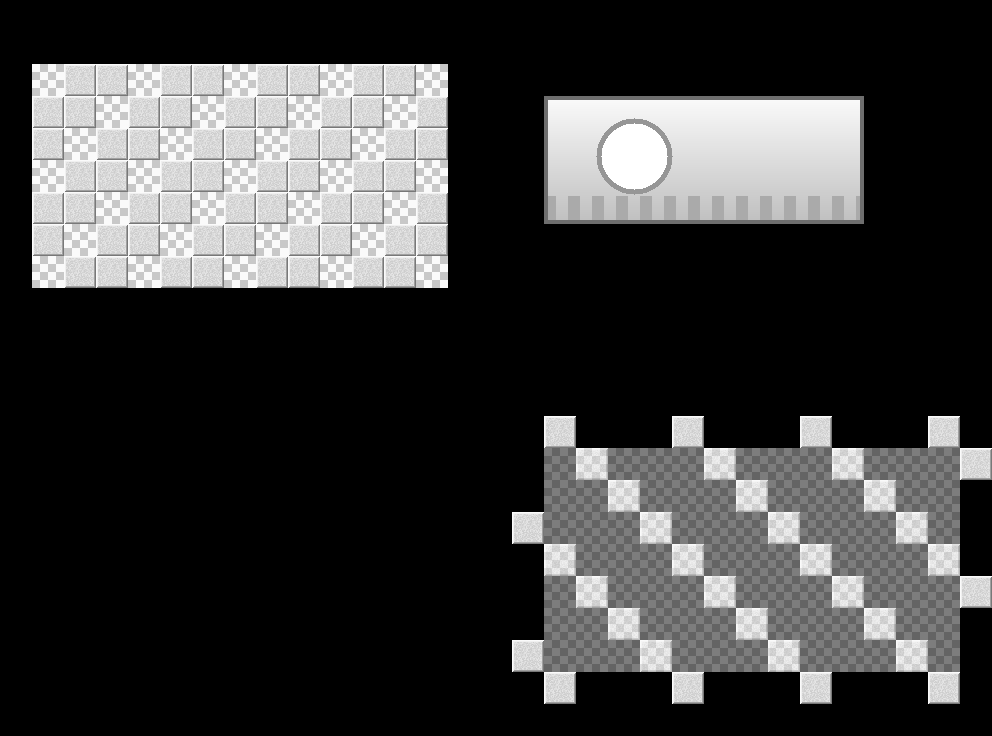

This is a level from a 2D game, rendered from its Tiled map with the project's own tilesets. A one-line summary and the complete map file follow:
An orthogonal 31x23 tile map with 32x32 px tiles, 3 tile layers (tiles, backdrop, group tiles), 2 tilesets, 1 image layer and 22 objects (rectangle, ellipse, text).

<map version="1.0" orientation="orthogonal" renderorder="right-down" width="31" height="23" tilewidth="32" tileheight="32" infinite="0" nextlayerid="9" nextobjectid="38">
 <tileset firstgid="1" name="tiles" tilewidth="32" tileheight="32" tilecount="2" columns="2">
  <image source="images/tiles.png" width="64" height="32" />
 </tileset>
 <tileset firstgid="3" source="tileset_house.tsx" />
 <layer id="1" name="tiles" width="31" height="23" tintcolor="#ffc080">
  <data encoding="csv">
0,0,0,0,0,0,0,0,0,0,0,0,0,0,0,0,0,0,0,0,0,0,0,0,0,0,0,0,0,0,0,
0,0,0,0,0,0,0,0,0,0,0,0,0,0,0,0,0,0,0,0,0,0,0,0,0,0,0,0,0,0,0,
0,2,1,1,2,1,1,2,1,1,2,1,1,2,0,0,0,0,0,0,0,0,0,0,0,0,0,0,0,0,0,
0,1,1,2,1,1,2,1,1,2,1,1,2,1,0,0,0,0,0,0,0,0,0,0,0,0,0,0,0,0,0,
0,1,2,1,1,2,1,1,2,1,1,2,1,1,0,0,0,0,0,0,0,0,0,0,0,0,0,0,0,0,0,
0,2,1,1,2,1,1,2,1,1,2,1,1,2,0,0,0,0,0,0,0,0,0,0,0,0,0,0,0,0,0,
0,1,1,2,1,1,2,1,1,2,1,1,2,1,0,0,0,0,0,0,0,0,0,0,0,0,0,0,0,0,0,
0,1,2,1,1,2,1,1,2,1,1,2,1,1,0,0,0,0,0,0,0,0,0,0,0,0,0,0,0,0,0,
0,2,1,1,2,1,1,2,1,1,2,1,1,2,0,0,0,0,0,0,0,0,0,0,0,0,0,0,0,0,0,
0,0,0,0,0,0,0,0,0,0,0,0,0,0,0,0,0,0,0,0,0,0,0,0,0,0,0,0,0,0,0,
0,0,0,0,0,0,0,0,0,0,0,0,0,0,0,0,0,0,0,0,0,0,0,0,0,0,0,0,0,0,0,
0,0,0,0,0,0,0,0,0,0,0,0,0,0,0,0,0,0,0,0,0,0,0,0,0,0,0,0,0,0,0,
0,0,0,0,0,0,0,0,0,0,0,0,0,0,0,0,0,0,0,0,0,0,0,0,0,0,0,0,0,0,0,
0,0,0,0,0,0,0,0,0,0,0,0,0,0,0,0,0,0,0,0,0,0,0,0,0,0,0,0,0,0,0,
0,0,0,0,0,0,0,0,0,0,0,0,0,0,0,0,0,0,0,0,0,0,0,0,0,0,0,0,0,0,0,
0,0,0,0,0,0,0,0,0,0,0,0,0,0,0,0,0,0,0,0,0,0,0,0,0,0,0,0,0,0,0,
0,0,0,0,0,0,0,0,0,0,0,0,0,0,0,0,0,0,0,0,0,0,0,0,0,0,0,0,0,0,0,
0,0,0,0,0,0,0,0,0,0,0,0,0,0,0,0,0,0,0,0,0,0,0,0,0,0,0,0,0,0,0,
0,0,0,0,0,0,0,0,0,0,0,0,0,0,0,0,0,0,0,0,0,0,0,0,0,0,0,0,0,0,0,
0,0,0,0,0,0,0,0,0,0,0,0,0,0,0,0,0,0,0,0,0,0,0,0,0,0,0,0,0,0,0,
0,0,0,0,0,0,0,0,0,0,0,0,0,0,0,0,0,0,0,0,0,0,0,0,0,0,0,0,0,0,0,
0,0,0,0,0,0,0,0,0,0,0,0,0,0,0,0,0,0,0,0,0,0,0,0,0,0,0,0,0,0,0,
0,0,0,0,0,0,0,0,0,0,0,0,0,0,0,0,0,0,0,0,0,0,0,0,0,0,0,0,0,0,0
</data>
 </layer>
 <imagelayer id="2" name="banner" offsetx="544" offsety="96" tintcolor="#80ffc0">
  <image source="images/banner.png" width="320" height="128" />
 </imagelayer>
 <objectgroup id="3" name="houses" tintcolor="#c0a0ff">
  <object id="10" gid="3" x="64" y="480" width="32" height="32" />
  <object id="11" gid="4" x="96" y="480" width="32" height="32" />
  <object id="12" gid="5" x="128" y="480" width="32" height="32" />
  <object id="15" gid="8" x="64" y="512" width="32" height="32" />
  <object id="16" gid="9" x="96" y="512" width="32" height="32" />
  <object id="17" gid="10" x="128" y="512" width="32" height="32" />
  <object id="20" gid="1" x="288" y="512" width="32" height="32" />
  <object id="21" gid="2" x="320" y="512" width="32" height="32" />
  <object id="22" gid="1" x="352" y="512" width="32" height="32" />
  <object id="23" gid="2" x="384" y="512" width="32" height="32" />
  <object id="24" gid="2" x="288" y="544" width="32" height="32" />
  <object id="25" gid="1" x="320" y="544" width="32" height="32" />
  <object id="26" gid="2" x="352" y="544" width="32" height="32" />
  <object id="27" gid="1" x="384" y="544" width="32" height="32" />
 </objectgroup>
 <layer id="4" name="backdrop" width="31" height="23">
  <data encoding="csv">
0,0,0,0,0,0,0,0,0,0,0,0,0,0,0,0,0,0,0,0,0,0,0,0,0,0,0,0,0,0,0,
0,0,0,0,0,0,0,0,0,0,0,0,0,0,0,0,0,0,0,0,0,0,0,0,0,0,0,0,0,0,0,
0,0,0,0,0,0,0,0,0,0,0,0,0,0,0,0,0,0,0,0,0,0,0,0,0,0,0,0,0,0,0,
0,0,0,0,0,0,0,0,0,0,0,0,0,0,0,0,0,0,0,0,0,0,0,0,0,0,0,0,0,0,0,
0,0,0,0,0,0,0,0,0,0,0,0,0,0,0,0,0,0,0,0,0,0,0,0,0,0,0,0,0,0,0,
0,0,0,0,0,0,0,0,0,0,0,0,0,0,0,0,0,0,0,0,0,0,0,0,0,0,0,0,0,0,0,
0,0,0,0,0,0,0,0,0,0,0,0,0,0,0,0,0,0,0,0,0,0,0,0,0,0,0,0,0,0,0,
0,0,0,0,0,0,0,0,0,0,0,0,0,0,0,0,0,0,0,0,0,0,0,0,0,0,0,0,0,0,0,
0,0,0,0,0,0,0,0,0,0,0,0,0,0,0,0,0,0,0,0,0,0,0,0,0,0,0,0,0,0,0,
0,0,0,0,0,0,0,0,0,0,0,0,0,0,0,0,0,0,0,0,0,0,0,0,0,0,0,0,0,0,0,
0,0,0,0,0,0,0,0,0,0,0,0,0,0,0,0,0,0,0,0,0,0,0,0,0,0,0,0,0,0,0,
0,0,0,0,0,0,0,0,0,0,0,0,0,0,0,0,0,0,0,0,0,0,0,0,0,0,0,0,0,0,0,
0,0,0,0,0,0,0,0,0,0,0,0,0,0,0,0,0,0,0,0,0,0,0,0,0,0,0,0,0,0,0,
0,0,0,0,0,0,0,0,0,0,0,0,0,0,0,0,0,1,0,0,0,1,0,0,0,1,0,0,0,1,0,
0,0,0,0,0,0,0,0,0,0,0,0,0,0,0,0,0,0,1,0,0,0,1,0,0,0,1,0,0,0,1,
0,0,0,0,0,0,0,0,0,0,0,0,0,0,0,0,0,0,0,1,0,0,0,1,0,0,0,1,0,0,0,
0,0,0,0,0,0,0,0,0,0,0,0,0,0,0,0,1,0,0,0,1,0,0,0,1,0,0,0,1,0,0,
0,0,0,0,0,0,0,0,0,0,0,0,0,0,0,0,0,1,0,0,0,1,0,0,0,1,0,0,0,1,0,
0,0,0,0,0,0,0,0,0,0,0,0,0,0,0,0,0,0,1,0,0,0,1,0,0,0,1,0,0,0,1,
0,0,0,0,0,0,0,0,0,0,0,0,0,0,0,0,0,0,0,1,0,0,0,1,0,0,0,1,0,0,0,
0,0,0,0,0,0,0,0,0,0,0,0,0,0,0,0,1,0,0,0,1,0,0,0,1,0,0,0,1,0,0,
0,0,0,0,0,0,0,0,0,0,0,0,0,0,0,0,0,1,0,0,0,1,0,0,0,1,0,0,0,1,0,
0,0,0,0,0,0,0,0,0,0,0,0,0,0,0,0,0,0,0,0,0,0,0,0,0,0,0,0,0,0,0
</data>
 </layer>
 <group id="5" name="group" opacity="0.5" tintcolor="#80c0ff">
  <layer id="6" name="group tiles" width="31" height="23">
   <data encoding="csv">
0,0,0,0,0,0,0,0,0,0,0,0,0,0,0,0,0,0,0,0,0,0,0,0,0,0,0,0,0,0,0,
0,0,0,0,0,0,0,0,0,0,0,0,0,0,0,0,0,0,0,0,0,0,0,0,0,0,0,0,0,0,0,
0,0,0,0,0,0,0,0,0,0,0,0,0,0,0,0,0,0,0,0,0,0,0,0,0,0,0,0,0,0,0,
0,0,0,0,0,0,0,0,0,0,0,0,0,0,0,0,0,0,0,0,0,0,0,0,0,0,0,0,0,0,0,
0,0,0,0,0,0,0,0,0,0,0,0,0,0,0,0,0,0,0,0,0,0,0,0,0,0,0,0,0,0,0,
0,0,0,0,0,0,0,0,0,0,0,0,0,0,0,0,0,0,0,0,0,0,0,0,0,0,0,0,0,0,0,
0,0,0,0,0,0,0,0,0,0,0,0,0,0,0,0,0,0,0,0,0,0,0,0,0,0,0,0,0,0,0,
0,0,0,0,0,0,0,0,0,0,0,0,0,0,0,0,0,0,0,0,0,0,0,0,0,0,0,0,0,0,0,
0,0,0,0,0,0,0,0,0,0,0,0,0,0,0,0,0,0,0,0,0,0,0,0,0,0,0,0,0,0,0,
0,0,0,0,0,0,0,0,0,0,0,0,0,0,0,0,0,0,0,0,0,0,0,0,0,0,0,0,0,0,0,
0,0,0,0,0,0,0,0,0,0,0,0,0,0,0,0,0,0,0,0,0,0,0,0,0,0,0,0,0,0,0,
0,0,0,0,0,0,0,0,0,0,0,0,0,0,0,0,0,0,0,0,0,0,0,0,0,0,0,0,0,0,0,
0,0,0,0,0,0,0,0,0,0,0,0,0,0,0,0,0,0,0,0,0,0,0,0,0,0,0,0,0,0,0,
0,0,0,0,0,0,0,0,0,0,0,0,0,0,0,0,0,0,0,0,0,0,0,0,0,0,0,0,0,0,0,
0,0,0,0,0,0,0,0,0,0,0,0,0,0,0,0,0,2,2,2,2,2,2,2,2,2,2,2,2,2,0,
0,0,0,0,0,0,0,0,0,0,0,0,0,0,0,0,0,2,2,2,2,2,2,2,2,2,2,2,2,2,0,
0,0,0,0,0,0,0,0,0,0,0,0,0,0,0,0,0,2,2,2,2,2,2,2,2,2,2,2,2,2,0,
0,0,0,0,0,0,0,0,0,0,0,0,0,0,0,0,0,2,2,2,2,2,2,2,2,2,2,2,2,2,0,
0,0,0,0,0,0,0,0,0,0,0,0,0,0,0,0,0,2,2,2,2,2,2,2,2,2,2,2,2,2,0,
0,0,0,0,0,0,0,0,0,0,0,0,0,0,0,0,0,2,2,2,2,2,2,2,2,2,2,2,2,2,0,
0,0,0,0,0,0,0,0,0,0,0,0,0,0,0,0,0,2,2,2,2,2,2,2,2,2,2,2,2,2,0,
0,0,0,0,0,0,0,0,0,0,0,0,0,0,0,0,0,0,0,0,0,0,0,0,0,0,0,0,0,0,0,
0,0,0,0,0,0,0,0,0,0,0,0,0,0,0,0,0,0,0,0,0,0,0,0,0,0,0,0,0,0,0
</data>
  </layer>
  <objectgroup id="7" name="group shapes" color="#ffffff00">
   <object id="1" name="rectangle" x="576" y="480" width="128" height="96">
    <properties><property name="line_width" type="float" value="4" /></properties>
   </object>
   <object id="2" name="ellipse" x="752" y="480" width="160" height="96">
    <properties><property name="line_width" type="float" value="4" /></properties>
    <ellipse />
   </object>
   <object id="3" name="text" x="576" y="608" width="352" height="24">
    <text fontfamily="Sans" pixelsize="20" color="#ffffff00">Shapes and text: opacity only</text>
   </object>
  </objectgroup>
 </group>
 <objectgroup id="8" name="labels" color="#ffffffff">
  <object id="4" x="32" y="24" width="420" height="24"><text fontfamily="Sans" pixelsize="20" color="#ffffffff">1. Tile layer - key 1</text></object>
  <object id="5" x="544" y="24" width="420" height="24"><text fontfamily="Sans" pixelsize="20" color="#ffffffff">2. Image layer - key 2</text></object>
  <object id="6" x="32" y="392" width="420" height="24"><text fontfamily="Sans" pixelsize="20" color="#ffffffff">3. Object layer - key 3</text></object>
  <object id="7" x="544" y="392" width="440" height="24"><text fontfamily="Sans" pixelsize="20" color="#ffffffff">4. Group - keys 4 (tint), 5 (opacity)</text></object>
  <object id="8" x="32" y="600" width="440" height="24"><text fontfamily="Sans" pixelsize="20" color="#ffffffff">5. Sprite - keys 6 (opacity), 7 (tint)</text></object>
 </objectgroup>
</map>
